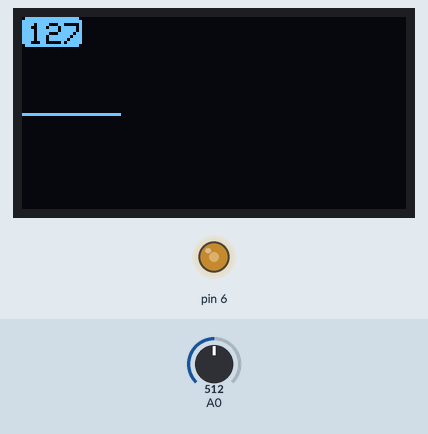
Recording of a sketch running on a simulated Arduino Uno, built with avr-gcc and run on an emulated ATmega328P. Shown: 128×64 one-colour display, output pins drawn as LEDs (lit = HIGH). Inputs (shaded band) come from the test bench; at power-on: A0 = 512.

Above: at 1.2 s.
1.3 s: A0 set to 716
At 1.73 s:
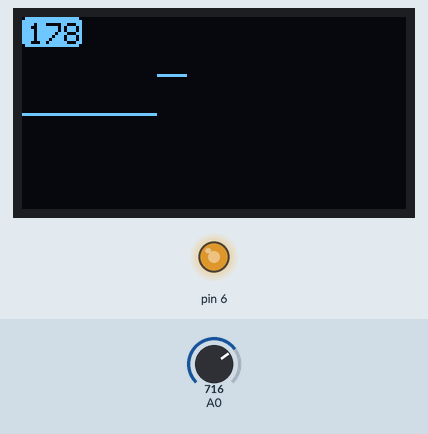
4.0 s: A0 set to 900
At 4.3 s:
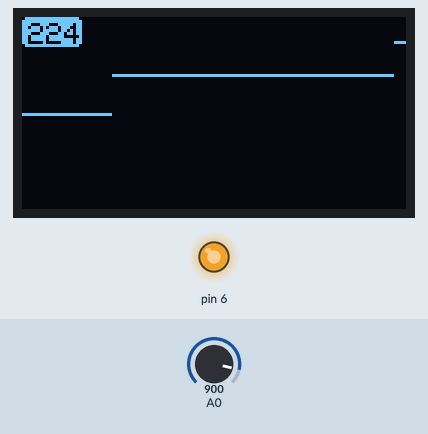
6.6 s: A0 set to 122
At 6.92 s:
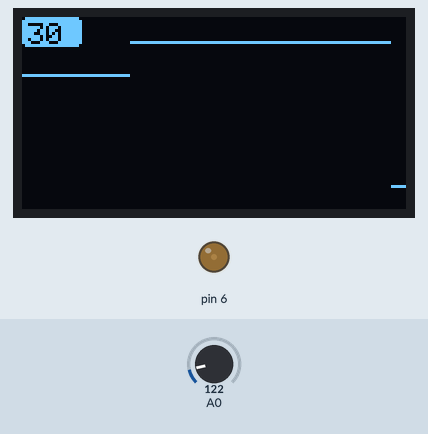
9.2 s: A0 set to 0
At 14.0 s:
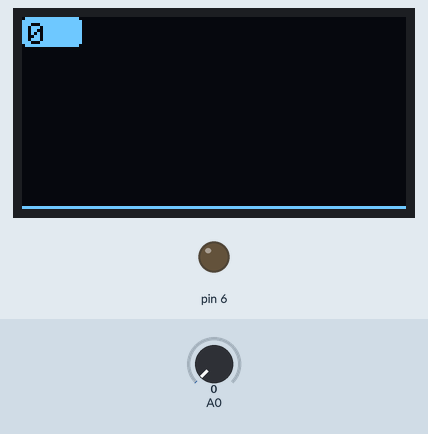
Timing chart, 0 to 14.4 s (numbered marks = the images above; inputs shaded):
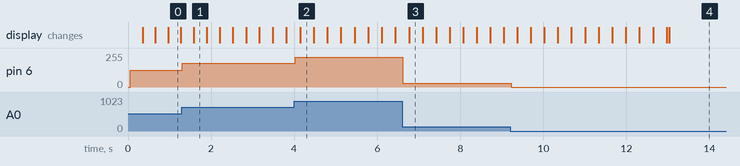

Measured:
- after the input at 1.3 s, pin 6: 127/255 → 178/255 at once
- after the input at 4.0 s, pin 6: 178/255 → 224/255 at once
- after the input at 6.6 s, pin 6: 224/255 → 30/255 at once
- after the input at 9.2 s, pin 6: 30/255 → 0/255 at once

The sketch:

PWM_Checker_-_OLED.ino
```cpp
#include <CircularBuffer.h>
CircularBuffer<int, 128> buffer;

#include <Adafruit_GFX.h>
#include <Adafruit_SSD1306.h>
#define SCREEN_WIDTH 128 // OLED display width, in pixels
#define SCREEN_HEIGHT 64 // OLED display height, in pixels
#define OLED_RESET     4 // Reset pin # (or -1 if sharing Arduino reset pin)

Adafruit_SSD1306 display(SCREEN_WIDTH, SCREEN_HEIGHT, &Wire, OLED_RESET);

void setup() {
  // put your setup code here, to run once:
  Serial.begin(9600);
  display.begin(SSD1306_SWITCHCAPVCC, 0x3C);
  display.clearDisplay();
  display.display();
  pinMode(6, OUTPUT);

}

void loop() {
  // put your main code here, to run repeatedly:
  display.clearDisplay();
  int anu2 = map(analogRead(A0), 0, 1023, 0, 255 );
  analogWrite(6, anu2);

  int anu = map(analogRead(A0), 0, 1023, 0, 63 );
  buffer.push(anu);
  if (buffer.isEmpty()) {
    Serial.println("empty");
  } else {
    for (decltype(buffer)::index_t i = 0; i <= buffer.size() - 1; i++) {
       //display.drawLine(10+(i*2), 32, 10+(i*2), 60-buffer[i], WHITE);
       //display.drawLine(0+(i), 32, 0+(i), 63-buffer[i], WHITE);
      display.drawPixel(0 + (i), 63 - buffer[i], WHITE);

    }
    display.fillRoundRect(0, 0, 20, 10,1, WHITE);
    display.setTextSize(1);
    display.setTextColor(INVERSE);
    display.setCursor(2, 2);
    display.println(anu2);
    display.display();

  }
  //delay(1);
}
```
